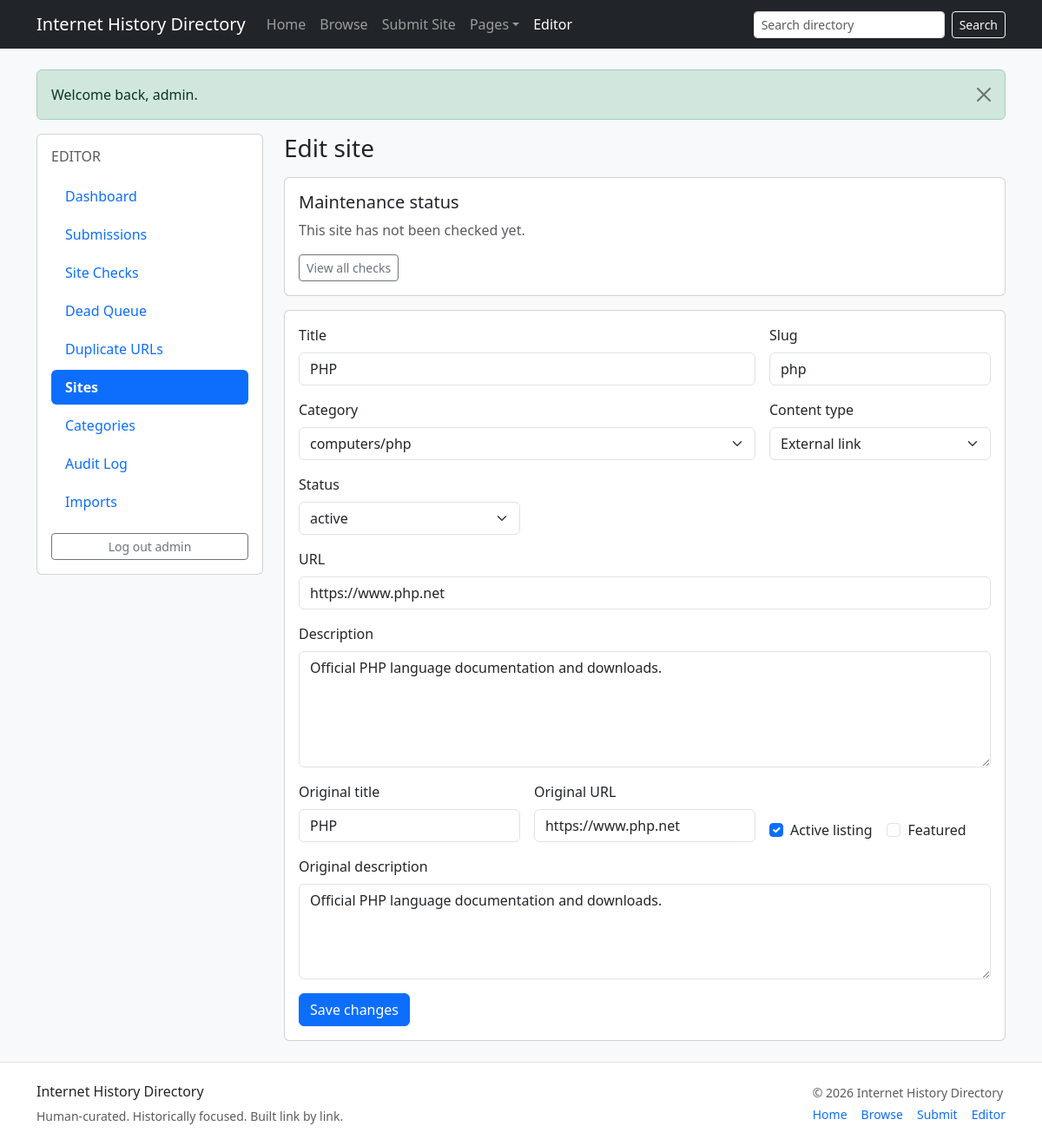
Screenshot of /editor/sites/3/edit (signed in) with the database file from the repository.
### tables this page shows
CREATE TABLE sites (
    id INT UNSIGNED AUTO_INCREMENT PRIMARY KEY,
    category_id INT UNSIGNED NOT NULL,
    title VARCHAR(255) NOT NULL,
    slug VARCHAR(180) NOT NULL,
    url VARCHAR(2083) NULL,
    normalized_url VARCHAR(2083) NULL,
    content_type ENUM('link','text') NOT NULL DEFAULT 'link',
    description TEXT NOT NULL,
    body_text MEDIUMTEXT NULL,
    text_source_note VARCHAR(255) NULL,
    text_author VARCHAR(255) NULL,
    language_code VARCHAR(10) NULL,
    country_code VARCHAR(10) NULL,
    status ENUM('active','dead','flagged') NOT NULL DEFAULT 'active',
    source_type ENUM('manual','submission','dmoz_import') NOT NULL DEFAULT 'manual',
    source_key VARCHAR(255) NULL,
    original_title VARCHAR(255) NULL,
    original_description TEXT NULL,
    original_url VARCHAR(2083) NULL,
    import_batch_id INT UNSIGNED NULL,
    submitted_by_user_id INT UNSIGNED NULL,
    is_reviewed TINYINT(1) NOT NULL DEFAULT 1,
    approved_at DATETIME NULL,
    is_active TINYINT(1) NOT NULL DEFAULT 1,
    is_featured TINYINT(1) NOT NULL DEFAULT 0,
    created_at DATETIME NOT NULL DEFAULT CURRENT_TIMESTAMP,
    updated_at DATETIME NOT NULL DEFAULT CURRENT_TIMESTAMP,
    CONSTRAINT fk_sites_category FOREIGN KEY (category_id) REFERENCES categories(id) ON DELETE CASCADE,
    CONSTRAINT fk_sites_submitted_by FOREIGN KEY (submitted_by_user_id) REFERENCES users(id) ON DELETE SET NULL,
    KEY idx_sites_category (category_id),
    KEY idx_sites_status (status),
    KEY idx_sites_source_type (source_type),
    KEY idx_sites_import_batch (import_batch_id),
    UNIQUE KEY uq_sites_normalized_url (normalized_url(191))
);

CREATE TABLE categories (
    id INT UNSIGNED AUTO_INCREMENT PRIMARY KEY,
    parent_id INT UNSIGNED NULL,
    slug VARCHAR(150) NOT NULL,
    path VARCHAR(500) NOT NULL,
    name VARCHAR(150) NOT NULL,
    description TEXT NULL,
    sort_order INT NOT NULL DEFAULT 0,
    is_active TINYINT(1) NOT NULL DEFAULT 1,
    is_featured TINYINT(1) NOT NULL DEFAULT 0,
    source_type ENUM('manual','dmoz_import') NOT NULL DEFAULT 'manual',
    source_key VARCHAR(255) NULL,
    import_batch_id INT UNSIGNED NULL,
    created_at DATETIME NOT NULL DEFAULT CURRENT_TIMESTAMP,
    updated_at DATETIME NOT NULL DEFAULT CURRENT_TIMESTAMP,
    CONSTRAINT fk_categories_parent FOREIGN KEY (parent_id) REFERENCES categories(id) ON DELETE SET NULL,
    UNIQUE KEY uq_categories_path (path(191)),
    KEY idx_categories_parent (parent_id),
    KEY idx_categories_slug (slug),
    KEY idx_categories_import_batch (import_batch_id)
);

### app/Core/Controller.php (called while the page is built, shortened)
<?php
class Controller
{
    protected function view(string $view, array $data = []): void
    {
        $data['headerSearchQuery'] = $data['headerSearchQuery'] ?? trim((string) ($_GET['q'] ?? ''));
        extract($data, EXTR_SKIP);
        $viewFile = dirname(__DIR__) . '/Views/' . $view . '.php';
        require dirname(__DIR__) . '/Views/layouts/header.php';
        require $viewFile;
        require dirname(__DIR__) . '/Views/layouts/footer.php';
    }
}

### app/Controllers/EditorSiteController.php (called while the page is built, shortened)
<?php
class EditorSiteController extends Controller
{
    public function edit(int $id): void
    {
        $siteModel = new Site($this->db);
        $siteCheckModel = new SiteCheck($this->db);
        $categoryModel = new Category($this->db);
        $site = $siteModel->findByIdWithLatestCheck($id);
        $this->view('editor/sites/edit', [
            'pageTitle' => 'Edit Site',
            'site' => $site,
            'latestCheck' => $siteCheckModel->latestForSite($id),
            'categories' => $categoryModel->allActive(),
        ]);
    }
}

### public/index.php (called while the page is built, shortened)
<?php
$basePath = dirname(__DIR__);
spl_autoload_register(function (string $class) use ($basePath) {
    $prefix = 'App\\';
    $relative = substr($class, strlen($prefix));
    $file = $basePath . '/app/' . str_replace('\\', '/', $relative) . '.php';
});
require $basePath . '/app/helpers.php';
$appConfig = require $basePath . '/config/app.php';
$dbConfig = require $basePath . '/config/database.php';
$db = new App\Core\Database($dbConfig);
$router = new App\Core\Router();
$router->dispatch($_SERVER['REQUEST_METHOD'], $_SERVER['REQUEST_URI'], $db, $appConfig);

### app/helpers.php (called while the page is built, shortened)
<?php
function config(string $key, $default = null)
{
    $config = $GLOBALS['app_config'] ?? [];
    return $config[$key] ?? $default;
}
function e(?string $value): string
{
    return htmlspecialchars((string) $value, ENT_QUOTES, 'UTF-8');
}
function base_url(string $path = ''): string
{
    $base = rtrim((string) config('base_url', ''), '/');
    $path = '/' . ltrim($path, '/');
    if ($base === '') {
        return $path;
    }
    return $base . $path;
}

### app/Models/Site.php (called while the page is built, shortened)
<?php
class Site extends Model
{
    private function latestCheckJoin(): string
    {
        return "
            LEFT JOIN (
                SELECT
                    sc.site_id,
                    sc.id AS latest_check_id,
                    sc.result_status AS latest_check_status,
                    sc.checked_at AS latest_checked_at,
                    JSON_UNQUOTE(JSON_EXTRACT(sc.result_data, '$.http_status')) AS latest_http_status,
                    JSON_UNQUOTE(JSON_EXTRACT(sc.result_data, '$.final_url')) AS latest_final_url,
                    JSON_UNQUOTE(JSON_EXTRACT(sc.result_data, '$.redirect_url')) AS latest_redirect_url,
                    JSON_UNQUOTE(JSON_EXTRACT(sc.result_data, '$.error_message')) AS latest_check_error,
                    JSON_UNQUOTE(JSON_EXTRACT(sc.result_data, '$.response_time_ms')) AS latest_response_time_ms
                FROM site_checks sc
                INNER JOIN (
                    SELECT site_id, MAX(id) AS max_id
                    FROM site_checks
                    WHERE check_type = 'http_status'
                    GROUP BY site_id
                ) latest_sc ON latest_sc.max_id = sc.id
            ) hc ON hc.site_id = s.id
        ";
    }
    public function findByIdWithLatestCheck(int $id): ?array
    {
        return $this->db->fetch(
            "SELECT
                s.*,
                s.is_active AS is_active,
                c.name AS category_name,
                c.path AS category_path,
                hc.latest_check_id,
                hc.latest_check_status,
                hc.latest_check_status AS latest_status,
                hc.latest_checked_at,
                hc.latest_checked_at AS checked_at,
                hc.latest_http_status,
                hc.latest_final_url,
                hc.latest_redirect_url,
                hc.latest_check_error,
                hc.latest_response_time_ms
             FROM sites s
             INNER JOIN categories c ON c.id = s.category_id
             " . $this->latestCheckJoin() . "
             WHERE s.id = :id
             LIMIT 1",
            ['id' => $id]
        );
    }
}

### app/Core/Database.php (called while the page is built, shortened)
<?php
class Database
{
    private PDO $pdo;
    public function __construct(array $config)
    {
        $dsn = sprintf(
            'mysql:host=%s;port=%d;dbname=%s;charset=%s',
            $config['host'],
            $config['port'],
            $config['database'],
            $config['charset']
        );
        $this->pdo = new PDO($dsn, $config['username'], $config['password'], [
            PDO::ATTR_ERRMODE => PDO::ERRMODE_EXCEPTION,
            PDO::ATTR_DEFAULT_FETCH_MODE => PDO::FETCH_ASSOC,
        ]);
    }
    public function query(string $sql, array $params = []): PDOStatement
    {
        $stmt = $this->pdo->prepare($sql);
        $stmt->execute($params);
        return $stmt;
    }
    public function fetch(string $sql, array $params = []): ?array
    {
        $row = $this->query($sql, $params)->fetch();
        return $row ?: null;
    }
    public function fetchAll(string $sql, array $params = []): array
    {
        return $this->query($sql, $params)->fetchAll();
    }
}

### app/Models/Category.php (called while the page is built, shortened)
<?php
class Category
{
    protected Database $db;
    public function __construct(Database $db)
    {
        $this->db = $db;
    }
    public function allActive(): array
    {
        return $this->db->fetchAll(
            'SELECT * FROM categories WHERE is_active = 1 ORDER BY path ASC'
        );
    }
}

### app/Views/editor/sites/edit.php (the view, shortened to what this page needs)
<div class="row g-4">
    <div class="col-lg-3"><?php require __DIR__ . '/../../layouts/editor_nav.php'; ?></div>
    <div class="col-lg-9">
        <h1 class="h3 mb-3">Edit site</h1>
        <div class="card mb-3">
            <div class="card-body">
                <h2 class="h5">Maintenance status</h2>
                <?php if (empty($latestCheck)): ?>
                    <p class="text-muted mb-2">This site has not been checked yet.</p>
                <?php endif; ?>
                <div class="mt-3"><a class="btn btn-sm btn-outline-secondary" href="<?= e(base_url('/editor/sites/checks')) ?>">View all checks</a></div>
            </div>
        </div>
        <div class="card"><div class="card-body">
            <form method="post" action="<?= e(base_url('/editor/sites/' . $site['id'] . '/update')) ?>" class="row g-3">
                <div class="col-md-8"><label class="form-label">Title</label><input class="form-control" type="text" name="title" value="<?= e($site['title']) ?>" required></div>
                <div class="col-md-4"><label class="form-label">Slug</label><input class="form-control" type="text" name="slug" value="<?= e($site['slug']) ?>"></div>
                <div class="col-md-8"><label class="form-label">Category</label><select class="form-select" name="category_id" required><?php foreach ($categories as $category): ?><option value="<?= (int) $category['id'] ?>" <?= (int) $site['category_id'] === (int) $category['id'] ? 'selected' : '' ?>><?= e($category['path']) ?></option><?php endforeach; ?></select></div>
                <div class="col-md-4"><label class="form-label">Content type</label><select class="form-select" name="content_type" id="content_type"><option value="link" <?= (($site['content_type'] ?? 'link') === 'link') ? 'selected' : '' ?>>External link</option></select></div>
                <div class="col-md-4"><label class="form-label">Status</label><select class="form-select" name="status"><option value="active" <?= $site['status'] === 'active' ? 'selected' : '' ?>>active</option></select></div>
                <div class="col-12" data-link-only><label class="form-label">URL</label><input class="form-control" type="text" name="url" value="<?= e($site['url']) ?>"></div>
                <div class="col-12"><label class="form-label">Description</label><textarea class="form-control" name="description" rows="5" required><?= e($site['description']) ?></textarea></div>
                <div class="col-md-4"><label class="form-label">Original title</label><input class="form-control" type="text" name="original_title" value="<?= e($site['original_title']) ?>"></div>
                <div class="col-md-4"><label class="form-label">Original URL</label><input class="form-control" type="text" name="original_url" value="<?= e($site['original_url']) ?>"></div>
                <div class="col-md-2 d-flex align-items-end"><div class="form-check"><input class="form-check-input" type="checkbox" name="is_active" id="is_active" <?= (int) $site['is_active'] === 1 ? 'checked' : '' ?>><label class="form-check-label" for="is_active">Active listing</label></div></div>
                <div class="col-md-2 d-flex align-items-end"><div class="form-check"><input class="form-check-input" type="checkbox" name="is_featured" id="is_featured" <?= (int) ($site['is_featured'] ?? 0) === 1 ? 'checked' : '' ?>><label class="form-check-label" for="is_featured">Featured</label></div></div>
                <div class="col-12"><label class="form-label">Original description</label><textarea class="form-control" name="original_description" rows="4"><?= e($site['original_description']) ?></textarea></div>
                <div class="col-12"><button class="btn btn-primary" type="submit">Save changes</button></div>
            </form>
        </div></div>
    </div>
</div>

### app/Core/Router.php (shortened to what this page needs)
<?php
class Router
{
    private array $routes = [];
    private function addRoute(string $method, string $pattern, array $handler): void
    {
        $this->routes[] = compact('method', 'pattern', 'handler');
    }
    public function dispatch(string $method, string $uri, Database $db, array $appConfig): void
    {
        $path = parse_url($uri, PHP_URL_PATH) ?: '/';
        foreach ($this->routes as $route) {
            if ($route['method'] !== strtoupper($method)) {
                continue;
            }
            $params = $this->match($route['pattern'], $path);
            if ($params === null) {
                continue;
            }
            [$controllerClass, $action] = $route['handler'];
            $controller = new $controllerClass($db, $appConfig);
            $controller->$action(...array_values($params));
            return;
        }
    }
    private function match(string $pattern, string $path): ?array
    {
        $regex = preg_replace_callback('/\{([a-zA-Z_][a-zA-Z0-9_]*)(:([^}]+))?\}/', function ($matches) {
            $name = $matches[1];
            $subPattern = $matches[3] ?? '[^/]+';
            return '(?P<' . $name . '>' . $subPattern . ')';
        }, $pattern);
        $regex = '#^' . $regex . '$#';
        if (!preg_match($regex, $path, $matches)) {
            return null;
        }
        $params = [];
        foreach ($matches as $key => $value) {
            if (!is_int($key)) {
                $params[$key] = $value;
            }
        }
        return $params;
    }
}

### public/assets/css/app.css (style rules this page uses)
body { min-height: 100vh; }

### rows the page displays
sites: title "PHP", slug "php", category_id "computers/php", content_type "External link", status "active", url "https://www.php.net", description "Official PHP language documentation and downloads.", original_title "PHP", original_url "https://www.php.net", is_active "☑", original_description "Official PHP language documentation and downloads."
